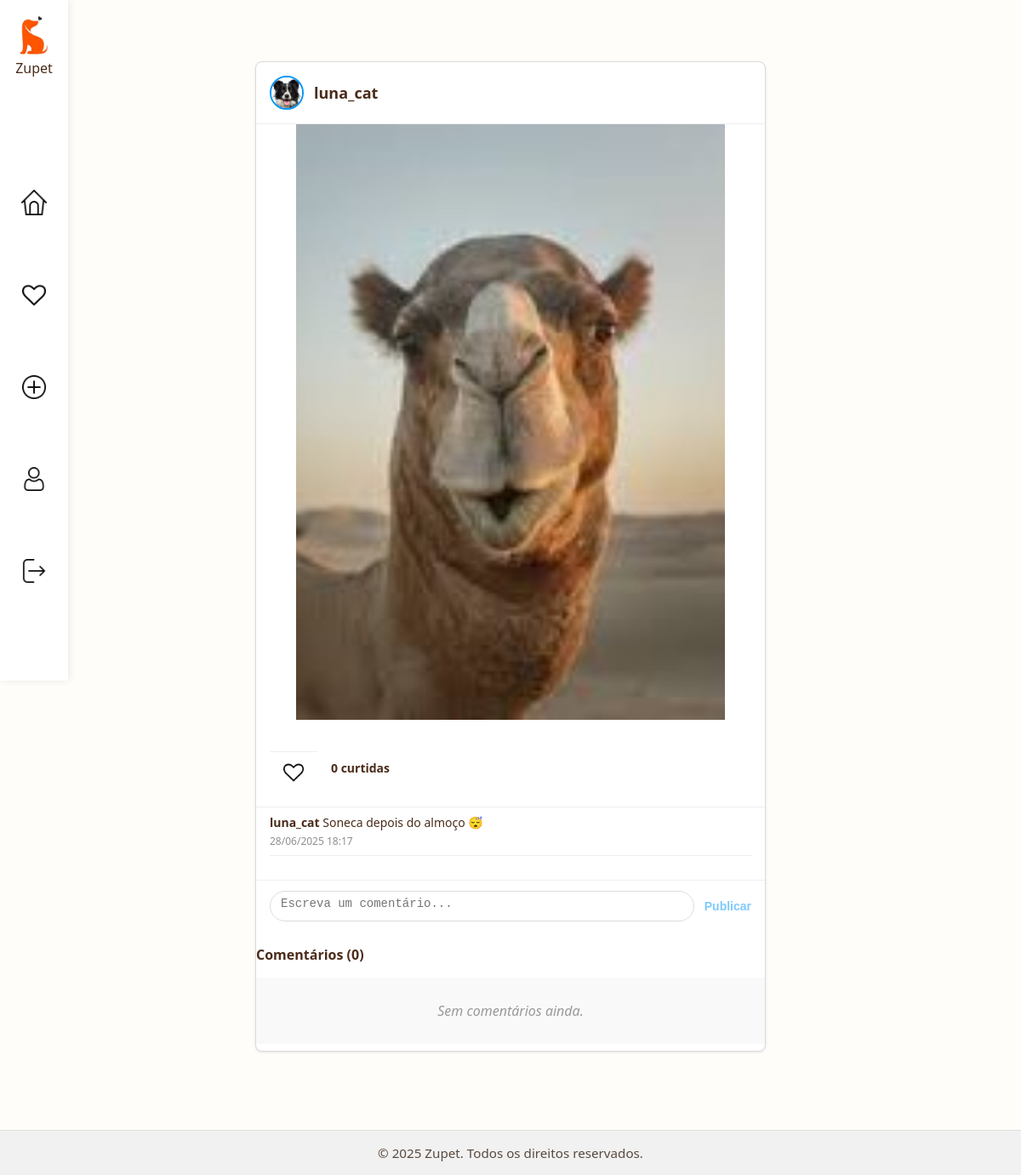
Page /post/2 (signed in) on the committed database.
### Dogram/models.py (models this page shows)
class User(database.Model, UserMixin):
    id = database.Column(database.Integer, primary_key=True)
    username = database.Column(database.String, nullable=False)
    email = database.Column(database.String, nullable=False, unique=True)
    password = database.Column(database.String, nullable=False)
    profile_pic = database.Column(database.String, nullable=False, default='default.jpg')
    story = database.Column(database.Boolean)
    favorites = database.relationship(
        'Post', secondary=favorites,
        backref='favorited_by', lazy='dynamic'
    )
    seguindo = database.relationship(
        'User', secondary=seguidores,
        primaryjoin=(seguidores.c.seguidor_id == id),
        secondaryjoin=(seguidores.c.seguido_id == id),
        backref=database.backref('seguidores', lazy='dynamic'),
        lazy='dynamic'
    )
    comments = database.relationship('Comment', backref='user', lazy=True)

class Post(database.Model):
    id = database.Column(database.Integer, primary_key=True)
    caption = database.Column(database.String, nullable=False)
    image_path = database.Column(database.String, nullable=False)
    date_posted = database.Column(database.DateTime, default=datetime.utcnow)
    user_id = database.Column(database.Integer, database.ForeignKey('user.id'), nullable=False)
    likes = database.Column(database.Integer, nullable=False, default=0)
    user = database.relationship('User', backref='posts', lazy=True)
    comments = database.relationship('Comment', backref='post', lazy=True, cascade='all, delete-orphan')

### Dogram/routes.py (the view)
@app.route("/post/<int:post_id>")
def ver_post(post_id):
    post = Post.query.get_or_404(post_id)
    comentarios = Comment.query.filter_by(post_id=post.id).order_by(Comment.date_posted.asc()).all()
    return render_template("post.html", post=post, comentarios=comentarios)

### Dogram/models.py (called while the page is built)
@login_manager.user_loader
def load_user(user_id):
    return User.query.get(int(user_id))

### Dogram/templates/post.html (shortened to what this page needs)
{% extends "model.html" %}
{% block links %}
    <link rel="stylesheet" href="{{ url_for('static', filename='styles/general/header.css') }}">
    <link rel="stylesheet" href="{{ url_for('static', filename='styles/posts/post.css') }}">
    <link rel="stylesheet" href="{{ url_for('static', filename='styles/homepage/posts.css') }}">
{% endblock %}
{% block body %}
<header>
    {% include 'navbar.html' %}
</header>
<main>
    <div class="container">
        <h2>
            <img src="{{ url_for('static', filename='assets/profile/' ~ (post.user.profile_pic if post.user.profile_pic else 'default.jpg')) }}"
                alt="Perfil de {{ post.user.username }}"
                class="avatar">
            {{ post.user.username }}
        </h2>
        <img src="{{ url_for('static', filename='assets/posts/' ~ post.image_path) }}"
            alt="Imagem do Post"
            class="img-fluid">
        <div class="post-actions">
            <form method="POST" action="{{ url_for('curtir', post_id=post.id) }}">
                <button class="curtir-btn" data-post-id="{{ post.id }}">
                    {% if post.id in liked_post_ids %}
                        <img src="{{ url_for('static', filename='assets/icones/coracao-cheio.png') }}" alt="Descurtir">
                    {% else %}
                        <img src="{{ url_for('static', filename='assets/icones/coracao.png') }}" alt="Curtir">
                    {% endif %}
                </button>
            </form>
            <span class="likes-count">{{ post.likes }} curtidas</span>
        </div>
        <div class="post-info">
            <p><strong>{{ post.user.username }}</strong> {{ post.caption }}</p>
            <div class="post-meta">
                <span>{{ post.date_posted.strftime('%d/%m/%Y %H:%M') }}</span>
            </div>
        </div>
        <hr>
        {% if current_user.is_authenticated %}
        <form method="POST" action="{{ url_for('comentar', post_id=post.id) }}">
            <textarea name="conteudo" placeholder="Escreva um comentário..." required></textarea>
            <button type="submit" class="btn" disabled>Publicar</button>
        </form>
        {% else %}
        <p><a href="{{ url_for('login') }}">Faça login</a> para comentar.</p>
        {% endif %}
        <h4>Comentários ({{ comentarios|length }})</h4>
        <div class="comentarios">
            {% for comentario in comentarios %}
                <div>
                    <p>
                        <strong>{{ comentario.user.username }}</strong>
                        <span>{{ comentario.date_posted.strftime('%d/%m/%Y %H:%M') }}</span>
                    </p>
                    <p>{{ comentario.content }}</p>
                </div>
            {% else %}
                <p class="sem-comentarios">Sem comentários ainda.</p>
            {% endfor %}
        </div>
    </div>
</main>
{% endblock %}

### Dogram/static/styles/css/footer.css (style rules this page uses)
* { margin: 0; padding: 0; box-sizing: border-box; }
html, body { height: 100%; font-family: 'Segoe UI', Tahoma, Geneva, Verdana, sans-serif; background-color: #fffdf9; color: #4a2c1a; }
body { display: flex; flex-direction: column; min-height: 100vh; }
main { flex: 1; padding: 2rem; }

### Dogram/static/styles/general/header.css (style rules this page uses)
* { margin: 0; padding: 0; box-sizing: border-box; }

### Dogram/static/styles/posts/post.css (style rules this page uses)
.container { max-width: 600px; width: 100%; margin: 40px auto 60px; background-color: #fff; border: 1px solid #dbdbdb; border-radius: 8px; box-shadow: 0 1px 3px rgba(0,0,0,0.1); overflow: hidden; display: flex; flex-direction: column; }
.container > * { margin-bottom: 16px; }
.container h2 { display: flex; align-items: center; gap: 12px; font-size: 18px; font-weight: 600; padding: 16px; border-bottom: 1px solid #efefef; margin-bottom: 0; }
.avatar { width: 40px; height: 40px; border-radius: 50%; object-fit: cover; border: 2px solid #0095f6; }
.img-fluid { width: 100%; height: 700px; object-fit: contain; display: block; transition: filter 0.3s ease; margin-bottom: 12px; }
.post-actions { display: flex; align-items: center; gap: 16px; padding: 12px 16px; border-bottom: 1px solid #efefef; margin-bottom: 8px; }
.likes-count { font-weight: 600; font-size: 14px; }
.post-info { padding: 0 16px; margin-bottom: 8px; }
.post-info p { margin-bottom: 4px; font-size: 14px; line-height: 1.4; }
.post-meta { font-size: 12px; color: #8e8e8e; }
hr { margin: 0 16px; border: none; border-top: 1px solid #efefef; }
.comentarios { max-height: 250px; overflow-y: auto; padding: 12px 16px; background-color: #f9f9f9; margin-bottom: 8px; }
.sem-comentarios { text-align: center; font-style: italic; color: #999; padding: 16px 0; }
form { display: flex; align-items: center; gap: 12px; padding: 12px 16px; border-top: 1px solid #efefef; margin-top: 12px; }
form textarea { flex-grow: 1; border: 1px solid #dbdbdb; border-radius: 18px; padding: 6px 12px; font-size: 14px; height: 36px; resize: none; outline: none; transition: border-color 0.2s ease; }
form .btn { background: none; border: none; color: #0095f6; font-weight: 600; font-size: 14px; cursor: pointer; opacity: 0.5; transition: opacity 0.2s ease; }

### Dogram/static/styles/homepage/posts.css (style rules this page uses)
.avatar { width: 40px; height: 40px; border-radius: 50%; object-fit: cover; }
.post-actions { display: flex; gap: 1rem; padding: 0.8rem 1rem; }
.post-actions img { width: 24px; height: 24px; cursor: pointer; }
.post-actions button { background-color: transparent; border: 0; }

### rows in the picture
User: profile_pic (picture), user.username "luna_cat"
Post: image_path (picture), likes "0", caption "Soneca depois do almoço 😴", date_posted "28/06/2025 18:17"

### other values in the picture
{{ comentarios|length }} "0"
